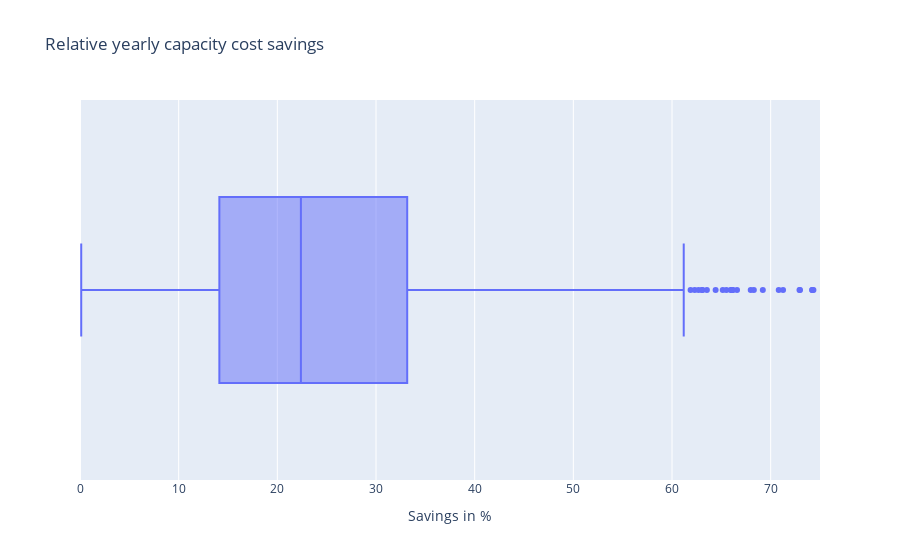

Source (notebook cell):
### Code cell
rel_cap_costs_yearly_savings = 100 * rel_diff["grid_capacity_costs_eur"].copy()
rel_cap_costs_yearly_savings.name = "Relative yearly grid capacity costs savings in %"
print(rel_cap_costs_yearly_savings.describe().drop("count").to_markdown())

rel_cap_savings_fig_df = pd.DataFrame()
rel_cap_savings_fig_df = rel_diff.copy() * 100
rel_cap_savings_fig_df.rename(columns={"grid_capacity_costs_eur": "Savings"}, inplace=True)
rel_cap_savings_fig = px.box(
    data_frame=rel_cap_savings_fig_df,
    x="Savings",
    title="Relative yearly capacity cost savings")
rel_cap_savings_fig.update_layout(xaxis_title="Savings in %", yaxis_title="")
rel_cap_savings_fig.update_xaxes(range=[0, 75])
rel_cap_savings_fig.show()

### Figure 1 — Plotly figure (JSON) as saved in the notebook; plotly's stock layout.template omitted (floating-point values rounded to 4 significant figures; data arrays with more than 128 entries replaced by an {"elided": "..."} marker saying what was removed)
{"data": [{"alignmentgroup": "True", "hovertemplate": "Savings=%{x}<extra></extra>", "legendgroup": "", "marker": {"color": "#636efa"}, "name": "", "notched": false, "offsetgroup": "", "orientation": "h", "showlegend": false, "type": "box", "x": {"elided": "1708 float values"}, "x0": " ", "xaxis": "x", "y0": " ", "yaxis": "y"}], "layout": {"boxmode": "group", "legend": {"tracegroupgap": 0}, "title": {"text": "Relative yearly capacity cost savings"}, "xaxis": {"anchor": "y", "domain": [0, 1], "range": [0, 75], "title": {"text": "Savings in %"}}, "yaxis": {"anchor": "x", "domain": [0, 1], "title": {"text": ""}}}}
